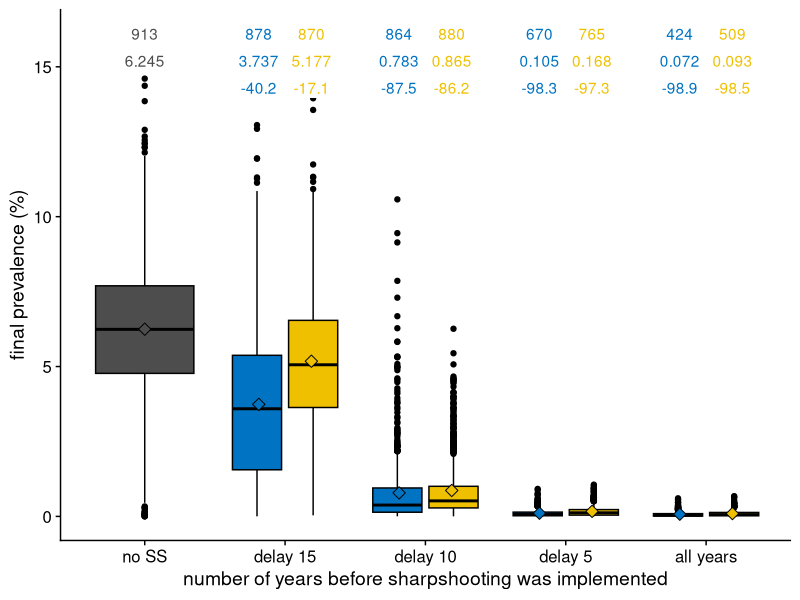
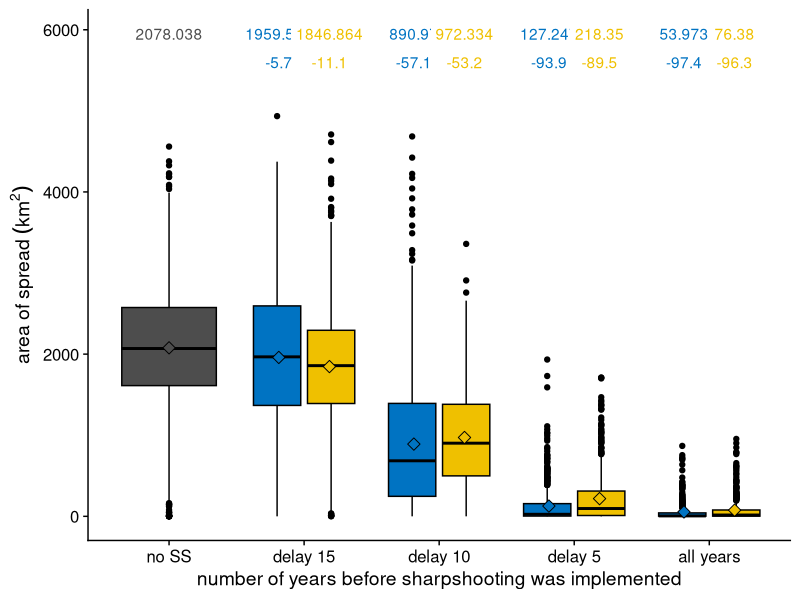
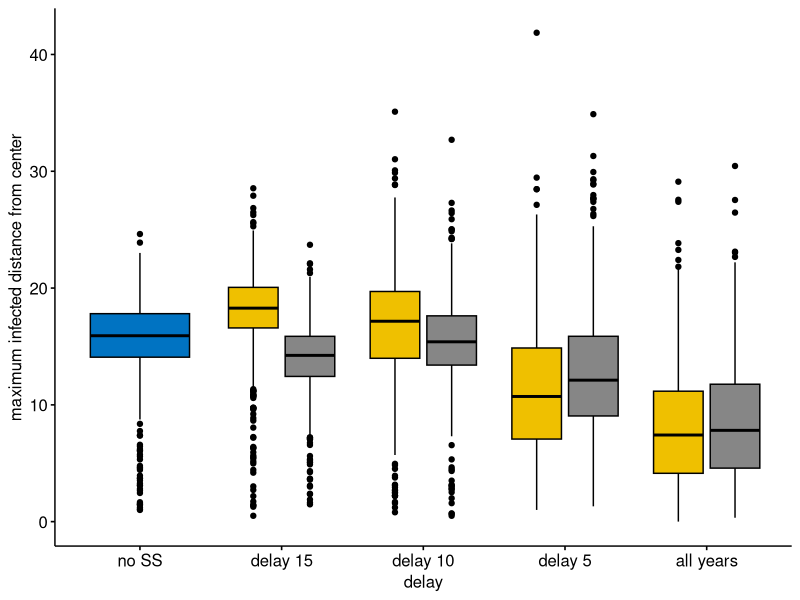
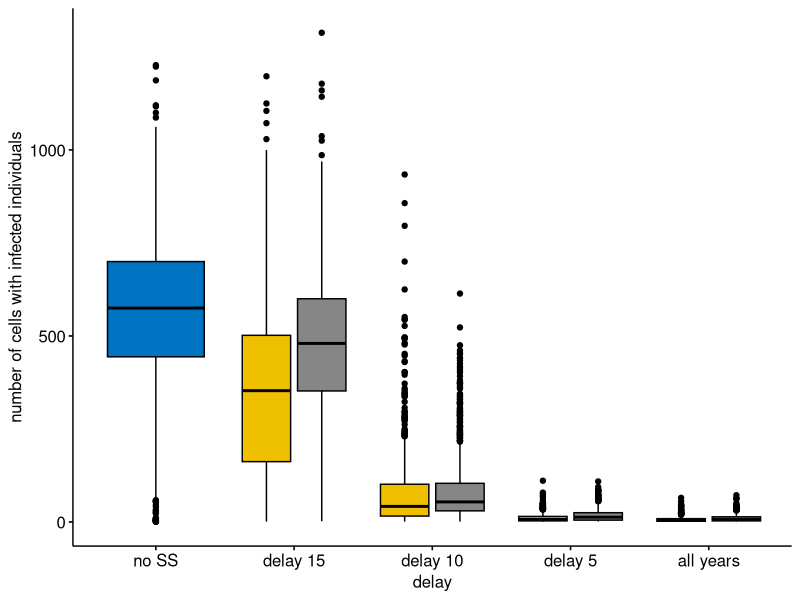
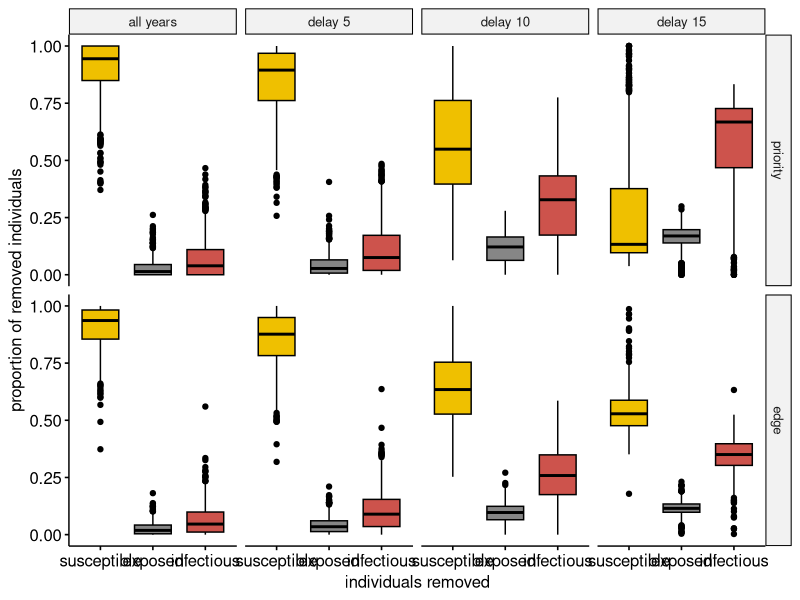
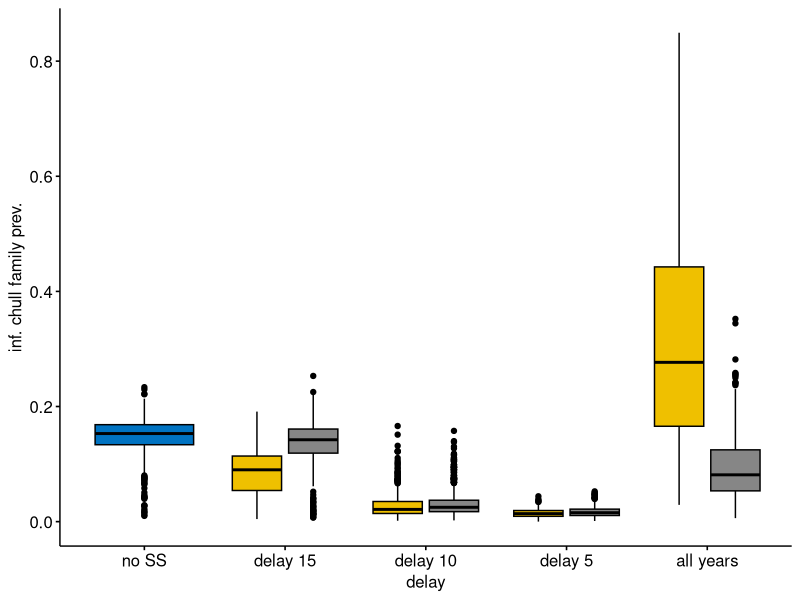
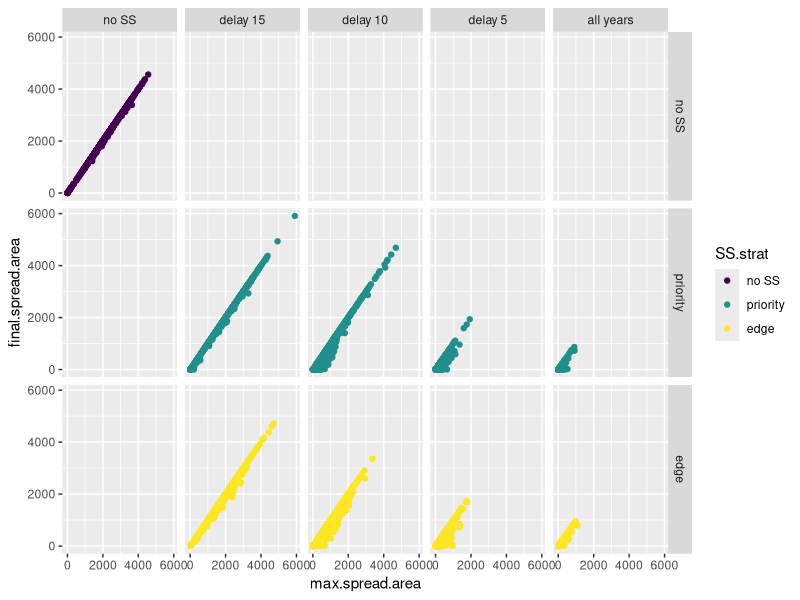
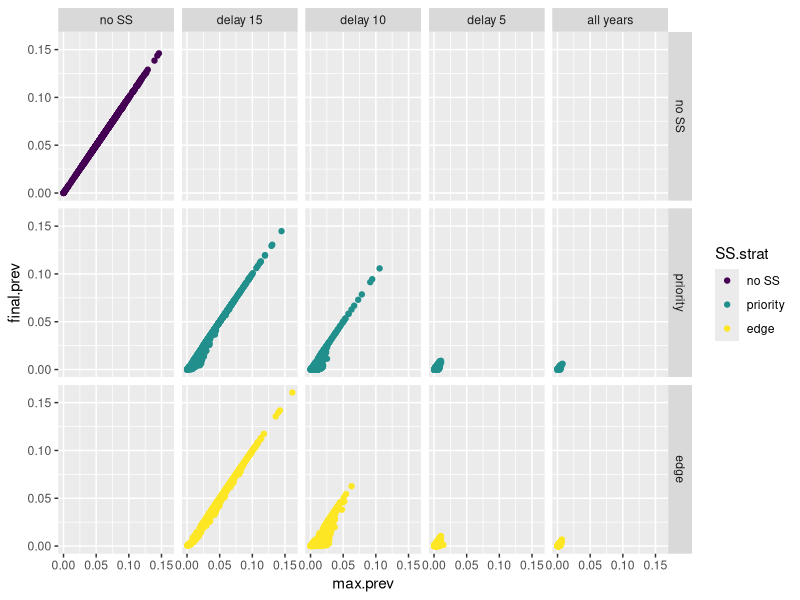

Reproduce these figures in R, in order.
library(ggplot2)
library(cowplot)
library(stringr)
library(ggpubr)
library(tidyr)
library(dplyr) 

#read in the data
# setwd("E:/CWD_Modeling/Metapop_Model/Simulation_outputs/LA1/noSS_lowBR")
setwd("~/Desktop/CWD_Modeling")
noSS.data = read.csv("noSS_medBR_slowShed_output.csv")
noSS.data$delay = "no SS"
noSS.data$SS.strat = "no SS"

# setwd("E:/CWD_Modeling/Metapop_Model/Simulation_outputs/LA1/randomSS_LA1_lowBR")
# setwd("E:/CWD_Modeling/Metapop_Model/Simulation_outputs/LA1/randomSS_LA1_lowBR")
setwd("~/Desktop/CWD_Modeling")
delay5.data = read.csv("prioritySS_output_LA1_medBR_delay5_slowShed.csv")
delay5.data$delay = "delay 5"
delay5.data$SS.strat = "priority"

# setwd("E:/CWD_Modeling/Metapop_Model/Simulation_outputs/LA1/edgeSS_LA1_lowBR")
# setwd("E:/CWD_Modeling/Metapop_Model/Simulation_outputs/LA1/edgeSS_LA1_lowBR")
setwd("~/Desktop/CWD_Modeling")
delay10.data = read.csv("prioritySS_output_LA1_medBR_delay10_slowShed.csv")
delay10.data$delay = "delay 10"
delay10.data$SS.strat = "priority"

# setwd("E:/CWD_Modeling/Metapop_Model/Simulation_outputs/LA1/edgeSS_LA1_lowBR")
# setwd("E:/CWD_Modeling/Metapop_Model/Simulation_outputs/LA1/edgeSS_LA1_lowBR")
setwd("~/Desktop/CWD_Modeling")
delay15.data = read.csv("prioritySS_output_LA1_medBR_delay15_slowShed.csv")
delay15.data$delay = "delay 15"
delay15.data$SS.strat = "priority"

# setwd("E:/CWD_Modeling/Metapop_Model/Simulation_outputs/LA1/prioritySS_LA1_lowBR")
# setwd("E:/CWD_Modeling/Metapop_Model/Simulation_outputs/LA1/prioritySS_LA1_lowBR")
setwd("~/Desktop/CWD_Modeling")
prioritySS.data = read.csv("prioritySS_output_LA1_medBR_slowShed.csv")
prioritySS.data$delay = "all years"
prioritySS.data$SS.strat = "priority"

#EDGE
setwd("~/Desktop/CWD_Modeling")
delay5.edge.data = read.csv("edgeSS_output_LA1_medBR_delay5_slowShed.csv")
delay5.edge.data$delay = "delay 5"
delay5.edge.data$SS.strat = "edge"

setwd("~/Desktop/CWD_Modeling")
delay10.edge.data = read.csv("edgeSS_output_LA1_medBR_delay10_slowShed.csv")
delay10.edge.data$delay = "delay 10"
delay10.edge.data$SS.strat = "edge"

setwd("~/Desktop/CWD_Modeling")
delay15.edge.data = read.csv("edgeSS_output_LA1_medBR_delay15_slowShed.csv")
delay15.edge.data$delay = "delay 15"
delay15.edge.data$SS.strat = "edge"

setwd("~/Desktop/CWD_Modeling")
edgeSS.data = read.csv("edgeSS_output_LA1_medBR_slowShed.csv")
edgeSS.data$delay = "all years"
edgeSS.data$SS.strat = "edge"


# allSS.LA1.data = rbind(noSS.data, randomSS.data, edgeSS.data, prioritySS.data, edge20SS.data)
allSS.LA1.data = rbind(noSS.data,  
                       delay5.data, delay10.data, delay15.data, prioritySS.data, 
                       delay5.edge.data, delay10.edge.data, delay15.edge.data, edgeSS.data)
allSS.LA1.data$delay = factor(allSS.LA1.data$delay, levels = c("no SS", "delay 15", "delay 10", "delay 5", "all years"), 
                                  order = TRUE)
allSS.LA1.data$SS.strat = factor(allSS.LA1.data$SS.strat, levels = c("no SS", "priority", "edge"), 
                              order = TRUE)
allSS.LA1.data$LA = 1.0
allSS.LA1.data.endemic = subset(allSS.LA1.data, final.prev>0)

allSS.LA1.data.endemic$final.prev.pcent = allSS.LA1.data.endemic$final.prev*100

setwd("~/Desktop/CWD_Modeling")
write.csv(allSS.LA1.data, "allSS_LA1_medBR_slowShed_delaySS_data.csv", row.names = FALSE)

#Plots

########################
#Final prevalence
########################
final.prev.aov = aov(final.prev.pcent~delay + SS.strat, data = allSS.LA1.data.endemic)
summary(final.prev.aov)
TukeyHSD(final.prev.aov)
summary(kruskal.test(final.prev ~ delay, data = allSS.LA1.data.endemic))

fp.means = aggregate(allSS.LA1.data.endemic, final.prev.pcent~delay + SS.strat, mean)
pcent.change = rep(NA, 9)
for(i in 2:9){
  pcent.change[i] = (fp.means[i,3] - fp.means[1,3])/fp.means[1,3]*100
}

fp.means$pcent.change = pcent.change

endemic.counts = as.data.frame(table(allSS.LA1.data.endemic$delay, allSS.LA1.data.endemic$SS.strat))
names(endemic.counts) = c("delay", "SS.strat", "count")
endemic.counts = subset(endemic.counts, count > 0)

fp.plot = ggboxplot(allSS.LA1.data.endemic, x = "delay", y = "final.prev.pcent", 
                    color = "black", fill = "SS.strat", palette = "jco") + 
  # stat_compare_means(comparisons = my_comparisons, label="p.signif") + 
  theme_cowplot() +
  ylab("final prevalence (%)") + xlab("number of years before sharpshooting was implemented") + theme(legend.position = "none") +   geom_point(data = fp.means, aes(x = delay, y = final.prev.pcent, fill = SS.strat), shape = 23, size = 3, position = position_dodge(width = 0.75)) +
  geom_label(data = fp.means, aes(x = delay, y = 14.3, col = SS.strat, label = round(pcent.change, 1)), position = position_dodge(width = .75), show.legend = FALSE, label.size = NA) +
  geom_label(data = fp.means, aes(x = delay, y = 15.2, col = SS.strat, label = round(final.prev.pcent, 3)), position = position_dodge(width = 0.75), show.legend = FALSE, label.size = NA) +
  geom_label(data = endemic.counts, aes(x = delay, y = 16.1, col = SS.strat, label = count), position = position_dodge(width = .75), show.legend = FALSE, label.size = NA) +
  scale_fill_manual(values = c("grey30", "#0073C2FF", "#EFC000FF")) +
  scale_color_manual(values = c("grey30", "#0073C2FF", "#EFC000FF"))


fp.plot 
fp.plot.delay = fp.plot
#########################
#final spread area
#########################
sa.means = aggregate(allSS.LA1.data.endemic, final.spread.area ~ delay + SS.strat, mean)
pcent.change = rep(NA, 6)
for(i in 2:9){
  pcent.change[i] = (sa.means[i,3]-sa.means[1,3])/sa.means[1,3]*100
}

sa.means$pcent.change = pcent.change

sa.plot = ggboxplot(allSS.LA1.data.endemic, x = "delay", y = "final.spread.area", 
                    color = "black", fill = "SS.strat", palette = "jco") + 
  # stat_compare_means(comparisons = my_comparisons, label="p.signif") + 
  theme_cowplot() +
  ylab(bquote('area of spread '(km^2))) + xlab("number of years before sharpshooting was implemented") + theme(legend.position = "none") + 
  geom_point(data = sa.means, aes(x = delay, y = final.spread.area, fill = SS.strat), shape = 23, size = 3, position = position_dodge(width = 0.75)) +
  geom_label(data = sa.means, aes(x = delay, y = 5600, col = SS.strat, label = round(pcent.change, 1)), position = position_dodge(width = 0.75), show.legend = FALSE, label.size = NA) +
  geom_label(data = sa.means, aes(x = delay, y = 5950, col = SS.strat, label = round(final.spread.area, 3)), position = position_dodge(width = 0.75), show.legend = FALSE, label.size = NA) +
  scale_fill_manual(values = c("grey30", "#0073C2FF", "#EFC000FF")) +
  scale_color_manual(values = c("grey30", "#0073C2FF", "#EFC000FF"))

sa.plot

sa.plot.delay = sa.plot
##################
#prev rate
##################
pr.plot = ggboxplot(allSS.LA1.data.endemic, x = "delay", y = "mean.prev.rate",
                    color = "black", fill = "SS.strat", palette = "jco") + 
  # stat_compare_means(comparisons = my_comparisons, label="p.signif") + theme_cowplot() +
  ylab(expression(Delta * " prevalence")) + xlab("delay") + 
  theme(legend.position = "none")

##################
#spread rate
##################
sr.plot = ggboxplot(allSS.LA1.data.endemic, x = "delay", y = "spread.area.rate",
                    color = "black", fill = "SS.strat", palette = "jco") + 
  # stat_compare_means(comparisons = my_comparisons, label="p.signif") + theme_cowplot() +
  ylab(expression(Delta * " area (km" ^ 2*")")) + xlab("delay") + 
  theme(legend.position = "none")

##################
#final population size
##################
finalpop.plot = ggboxplot(allSS.LA1.data.endemic, x = "delay", y = "final.pop",
                          color = "black", fill = "SS.strat", palette = "jco") + 
  # stat_compare_means(comparisons = my_comparisons, label="p.signif") + theme_cowplot() +
  ylab("final population size") + xlab("delay") + 
  theme(legend.position = "none")

##################
#I distance
##################
ID.plot = ggboxplot(allSS.LA1.data.endemic, x = "delay", y = "mean.I.dist",
                    color = "black", fill = "SS.strat", palette = "jco") + 
  # stat_compare_means(comparisons = my_comparisons, label="p.signif") + theme_cowplot() +
  ylab("maximum infected distance from center") + xlab("delay") + 
  theme(legend.position = "none")

ID.plot

#######################
#Prop of infected cells
#######################
propinfcell.plot = ggboxplot(allSS.LA1.data.endemic, x = "delay", y = "final.number.I.cells",
                             color = "black", fill = "SS.strat", palette = "jco") + 
  # stat_compare_means(comparisons = my_comparisons, label="p.signif") + theme_cowplot() +
  ylab("number of cells with infected individuals") + xlab("delay") + 
  theme(legend.position = "none")

propinfcell.plot
########################################
#boxplots of SS individual proportions
########################################
allSS.LA1.data.endemic.tall = gather(allSS.LA1.data.endemic, key = "SS_group", value = "num_rem", final.SS.S.prop:final.SS.I.prop)
allSS.LA1.data.endemic.tall = subset(allSS.LA1.data.endemic.tall, SS.strat != 'no SS')
allSS.LA1.data.endemic.tall$SS.strat = factor(allSS.LA1.data.endemic.tall$SS.strat, levels = c("priority", "edge"), 
                                 order = TRUE)
allSS.LA1.data.endemic.tall$delay = factor(allSS.LA1.data.endemic.tall$delay, levels = c("all years", "delay 5", "delay 10", "delay 15"),
order = TRUE)

SS.plot = ggboxplot(allSS.LA1.data.endemic.tall, x = "SS_group", y = "num_rem",
                    color = "black", fill = "SS_group", palette = c("#EFC000FF", "#868686FF", "#CD534CFF", "#7AA6DCFF")) + 
  # stat_compare_means(comparisons = my_comparisons, label="p.signif") + theme_cowplot() +
  ylab("proportion of removed individuals") + xlab("individuals removed") + 
  theme(legend.position = "none", legend.position.inside =  c(0.85, 0.85)) +
  scale_x_discrete(labels= c("susceptible", "exposed", "infectious")) + facet_grid(SS.strat~delay)
SS.plot

##########################################
#Inf. Fam. Prev.
##########################################

inffam.plot = ggboxplot(allSS.LA1.data.endemic, x = "delay", y = "mean.inf.fams.prev",
                        color = "black", fill = "SS.strat", palette = "jco") + 
  # stat_compare_means(comparisons = my_comparisons, label="p.signif") + theme_cowplot() +
  ylab("inf. family prev.") + xlab("delay") + 
  theme(legend.position = "none")

chull.plot = ggboxplot(allSS.LA1.data.endemic, x = "delay", y = "mean.chull.fams.prev",
                       color = "black", fill = "SS.strat", palette = "jco") + 
  # stat_compare_means(comparisons = my_comparisons, label="p.signif") + theme_cowplot() +
  ylab("inf. chull family prev.") + xlab("delay") + 
  theme(legend.position = "none")

chullI.plot = ggboxplot(allSS.LA1.data.endemic, x = "delay", y = "mean.chull.fams.prev.I",
                        color = "black", fill = "SS.strat", palette = "jco") + 
  # stat_compare_means(comparisons = my_comparisons, label="p.signif") + theme_cowplot() +
  ylab("inf. chull family prev.") + xlab("delay") + 
  theme(legend.position = "none")

chullI.plot


#################
#Relating Max and Final Area and Prev
#################
ggplot(allSS.LA1.data.endemic) + geom_point(aes(x = max.spread.area, y = final.spread.area, col = SS.strat)) + 
  facet_grid(SS.strat~delay)

ggplot(allSS.LA1.data.endemic) + geom_point(aes(x = max.prev, y = final.prev, col = SS.strat)) + 
  facet_grid(SS.strat~delay)

allSS.LA1.data.endemic$max.final.prev.diff = allSS.LA1.data.endemic$max.prev - allSS.LA1.data.endemic$final.prev
allSS.LA1.data.endemic$max.final.area.diff = allSS.LA1.data.endemic$max.spread.area - allSS.LA1.data.endemic$final.spread.area

ggplot(allSS.LA1.data.endemic) + geom_point(aes(x = max.final.prev.diff, y = max.final.area.diff, col = SS.strat)) + 
  facet_grid(SS.strat~delay)

###############################################
#Combine plots
###############################################

ggarrange(fp.plot, sa.plot, nrow = 2, common.legend = TRUE)

ggarrange(pr.plot, sr.plot,
          finalpop.plot, ID.plot,
          inffam.plot, chull.plot, nrow = 3, ncol = 2, common.legend = TRUE)


############################################
#GLM
#############################################
glm.data = allSS.LA1.data.endemic
glm.data$SS.strat = factor(glm.data$SS.strat, ordered = FALSE)
glm.data$delay = factor(glm.data$delay, ordered = FALSE)

fp.glm = glm(final.prev.pcent ~ SS.strat + delay, data = glm.data, family = "Gamma")
summary(fp.glm)


###############################################
#Anova
###############################################
anova.data = allSS.LA1.data.endemic
levels(anova.data$SS.strat) = c(levels(anova.data$SS.strat))
levels(anova.data$delay) = c(levels(anova.data$delay))
fp.anova = aov(final.prev.pcent~SS.strat + delay, data = anova.data)
fp.tukey = TukeyHSD(fp.anova)

fp.tukey.df = as.data.frame(fp.tukey$SS.strat)
names(fp.tukey.df)[4] = "padj"
fp.tukey.df = cbind(fp.tukey.df, data.frame(rw = rownames(fp.tukey$SS.strat)))
fp.tukey.df = separate(fp.tukey.df, rw, into = c("var1","var2"), sep = "-", extra = "merge")
fp.tukey.df$var1 = factor(fp.tukey.df$var1, levels = c("no SS", "random", "edge",  "priority"), 
                          order = TRUE)
fp.tukey.df$var2 = factor(fp.tukey.df$var2, levels = c("no SS", "random", "edge", "priority"), 
                          order = TRUE)

fp.tukey.plot.SSstrat = ggplot(fp.tukey.df, aes(x = var1,y = var2, fill = padj^0.2313782))+
  geom_tile() +  scale_fill_gradientn(colours=c("firebrick","goldenrod","black","#996633"),
                                      values=c(0,0.0499,0.05,1)^ 0.2313782,
                                      na.value="white", guide="colourbar",
                                      name="P-value",limits=c(0,1),breaks=c(0,0.05,1)^ 0.2313782, 
                                      labels=c(0,0.05,1)) +
  geom_text(aes(label = round(padj, 3)), color = "white") +
  theme_cowplot() + xlab("strategy 1") + ylab("strategy 2")

fp.tukey.plot.SSstrat
